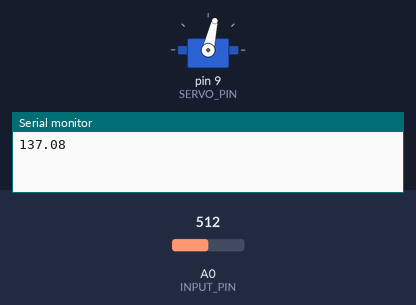
Bench run of a sketch on a simulated Arduino Uno, built with avr-gcc and run on an emulated ATmega328P. Parts: servo, the last lines printed to the serial monitor. The inputs (shaded band) are chosen by the test bench; at power-on: A0 (INPUT_PIN) = 512.

Above: at 1.2 s.
1.3 s: A0 (INPUT_PIN) set to 170
At 3.0 s:
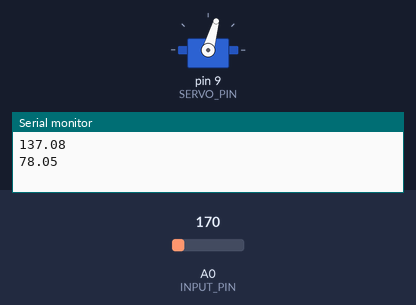
3.3 s: A0 (INPUT_PIN) set to 511
At 5.1 s:
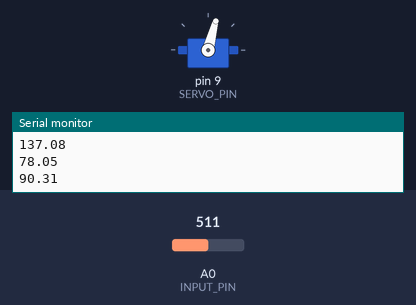
Timing chart, 0 to 6.6 s (numbered marks = the images above; inputs shaded):
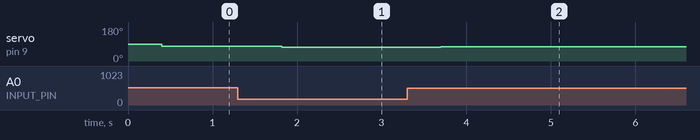

Measured:
- after the input at 1.3 s, servo on pin 9 (SERVO_PIN): 77° → 74° after 0.52 s
- after the input at 3.3 s, servo on pin 9 (SERVO_PIN): 74° → 75° after 0.40 s

The sketch:

exos.ino
```cpp
#include <Servo.h>

#define SAMPLE_RATE 100
#define BAUD_RATE 115200
#define INPUT_PIN A0

// Threshold for detecting spikes
#define SPIKE_THRESHOLD 70

// Servo motor pins and range
#define SERVO_PIN 9
#define SERVO_MIN_ANGLE 0
#define SERVO_MAX_ANGLE 180

// Servo motor angle range for EMG signal
#define EMG_MIN_ANGLE 74
#define EMG_MAX_ANGLE 125

Servo myServo;

// Variable to store the previous EMG value
float prevEMGValue = 0;

void setup() {
  // Serial connection begin
  Serial.begin(BAUD_RATE);

  // Attach servo motor
  myServo.attach(SERVO_PIN);
}

void loop() {
  // Calculate elapsed time
  static unsigned long past = 0;
  unsigned long present = micros();
  unsigned long interval = present - past;
  past = present;

  // Run timer
  static long timer = 100;
  timer -= interval;

  // Sample
  if (timer < 0) {
    timer += 1000000 / SAMPLE_RATE;
    float sensor_value = analogRead(INPUT_PIN);
    float signal = EMGFilter(sensor_value);

    // Detect spikes
    if (signal > SPIKE_THRESHOLD && prevEMGValue <= SPIKE_THRESHOLD) {
      // Output the spike value
      Serial.println(signal);

      // Map EMG signal to servo angle within the desired range
      int servoAngle = map(signal, SPIKE_THRESHOLD, 1023, EMG_MIN_ANGLE, EMG_MAX_ANGLE);
      myServo.write(constrain(servoAngle, SERVO_MIN_ANGLE, SERVO_MAX_ANGLE));
    }

    // Store the current EMG value for comparison in the next iteration
    prevEMGValue = signal;
  }
}

// Band-Pass Butterworth IIR digital filter, generated using filter_gen.py.
// Sampling rate: 500.0 Hz, frequency: [74.5, 149.5] Hz.
// Filter is order 4, implemented as second-order sections (biquads).
// Reference:
// https://docs.scipy.org/doc/scipy/reference/generated/scipy.signal.butter.html
// https://courses.ideate.cmu.edu/16-223/f2020/Arduino/FilterDemos/filter_gen.py
float EMGFilter(float input) {
  float output = input;
  {
    static float z1, z2; // filter section state
    float x = output - 0.05159732 * z1 - 0.36347401 * z2;
    output = 0.01856301 * x + 0.03712602 * z1 + 0.01856301 * z2;
    z2 = z1;
    z1 = x;
  }
  {
    static float z1, z2; // filter section state
    float x = output - -0.53945795 * z1 - 0.39764934 * z2;
    output = 1.00000000 * x + -2.00000000 * z1 + 1.00000000 * z2;
    z2 = z1;
    z1 = x;
  }
  {
    static float z1, z2; // filter section state
    float x = output - 0.47319594 * z1 - 0.70744137 * z2;
    output = 1.00000000 * x + 2.00000000 * z1 + 1.00000000 * z2;
    z2 = z1;
    z1 = x;
  }
  {
    static float z1, z2; // filter section state
    float x = output - -1.00211112 * z1 - 0.74520226 * z2;
    output = 1.00000000 * x + -2.00000000 * z1 + 1.00000000 * z2;
    z2 = z1;
    z1 = x;
  }
  return output;
}
```
